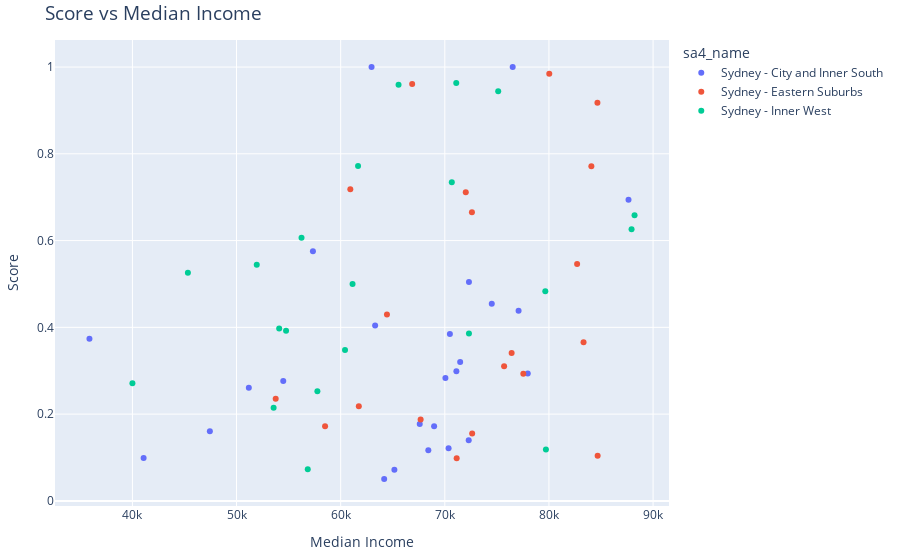

The notebook cell saved with this chart:
### Markdown cell above
### Correlation plot

### Code cell
fig = px.scatter(df,
             x = "median_income",
             y = "score",
             title="Score vs Median Income",
             color="sa4_name",
             hover_data={
                "median_income": ":.0f",
                "score":         ":.5f",
                "sa2_name":      True,    # show this
                "sa4_name":      False    # hide this
    }
)

# the graph layout (decreased the layout margins)
fig.update_layout(
    title_font_size=19,
    title_xanchor='left',

    xaxis_title="Median Income",
    yaxis_title="Score",
        margin=dict(
        l=40,
        r=20,
        t=40,
        b=40
    )
)

fig.show()

### Figure 1 — Plotly figure (JSON) as saved in the notebook; plotly's stock layout.template omitted (floating-point values rounded to 4 significant figures)
{"data": [{"customdata": [["Banksmeadow", "Sydney - City and Inner South"], ["Botany", "Sydney - City and Inner South"], ["Pagewood - Hillsdale - Daceyville", "Sydney - City and Inner South"], ["Eastlakes", "Sydney - City and Inner South"], ["Mascot", "Sydney - City and Inner South"], ["Petersham - Stanmore", "Sydney - City and Inner South"], ["Sydenham - Tempe - St Peters", "Sydney - City and Inner South"], ["Marrickville - North", "Sydney - City and Inner South"], ["Marrickville - South", "Sydney - City and Inner South"], ["Darlinghurst", "Sydney - City and Inner South"], ["Erskineville - Alexandria", "Sydney - City and Inner South"], ["Glebe - Forest Lodge", "Sydney - City and Inner South"], ["Potts Point - Woolloomooloo", "Sydney - City and Inner South"], ["Surry Hills", "Sydney - City and Inner South"], ["Camperdown - Darlington", "Sydney - City and Inner South"], ["Chippendale", "Sydney - City and Inner South"], ["Newtown (NSW)", "Sydney - City and Inner South"], ["Pyrmont", "Sydney - City and Inner South"], ["Redfern", "Sydney - City and Inner South"], ["Rosebery - Beaconsfield", "Sydney - City and Inner South"], ["Sydney (North) - Millers Point", "Sydney - City and Inner South"], ["Sydney (South) - Haymarket", "Sydney - City and Inner South"], ["Ultimo", "Sydney - City and Inner South"], ["Waterloo", "Sydney - City and Inner South"], ["Zetland", "Sydney - City and Inner South"]], "hovertemplate": "median_income=%{x:.0f}<br>score=%{y:.5f}<br>sa2_name=%{customdata[0]}<extra></extra>", "legendgroup": "Sydney - City and Inner South", "marker": {"color": "#636efa", "symbol": "circle"}, "mode": "markers", "name": "Sydney - City and Inner South", "orientation": "v", "showlegend": true, "type": "scatter", "x": [76518, 70363, 57335, 51180, 54485, 71474, 72318, 71111, 63307, 77084, 87640, 70488, 77966, 74509, 67591, 47437, 72295, 65158, 70057, 68972, 62966, 35875, 41075, 68417, 64176], "xaxis": "x", "y": [1.0, 0.1214, 0.5756, 0.2609, 0.2761, 0.3204, 0.5046, 0.2988, 0.4043, 0.438, 0.6941, 0.3848, 0.2934, 0.4544, 0.1775, 0.1608, 0.1395, 0.07198, 0.2832, 0.1721, 1.0, 0.3735, 0.09894, 0.1168, 0.05055], "yaxis": "y"}, {"customdata": [["Bondi - Tamarama - Bronte", "Sydney - Eastern Suburbs"], ["Bondi Beach - North Bondi", "Sydney - Eastern Suburbs"], ["Bondi Junction - Waverly", "Sydney - Eastern Suburbs"], ["Dover Heights", "Sydney - Eastern Suburbs"], ["Paddington - Moore Park", "Sydney - Eastern Suburbs"], ["Rose Bay - Vaucluse - Watsons Bay", "Sydney - Eastern Suburbs"], ["Woollahra", "Sydney - Eastern Suburbs"], ["Bellevue Hill", "Sydney - Eastern Suburbs"], ["Double Bay - Darling Point", "Sydney - Eastern Suburbs"], ["Kensington (NSW)", "Sydney - Eastern Suburbs"], ["Kingsford", "Sydney - Eastern Suburbs"], ["Maroubra - North", "Sydney - Eastern Suburbs"], ["Maroubra - South", "Sydney - Eastern Suburbs"], ["Maroubra - West", "Sydney - Eastern Suburbs"], ["Randwick - North", "Sydney - Eastern Suburbs"], ["Randwick - South", "Sydney - Eastern Suburbs"], ["Coogee - Clovelly", "Sydney - Eastern Suburbs"], ["Malabar - La Perouse", "Sydney - Eastern Suburbs"], ["Matraville - Chifley", "Sydney - Eastern Suburbs"], ["South Coogee", "Sydney - Eastern Suburbs"]], "hovertemplate": "median_income=%{x:.0f}<br>score=%{y:.5f}<br>sa2_name=%{customdata[0]}<extra></extra>", "legendgroup": "Sydney - Eastern Suburbs", "marker": {"color": "#EF553B", "symbol": "circle"}, "mode": "markers", "name": "Sydney - Eastern Suburbs", "orientation": "v", "showlegend": true, "type": "scatter", "x": [76417, 75695, 72603, 72627, 84655, 80031, 84677, 84072, 83322, 61742, 53759, 67678, 64444, 58503, 77539, 72013, 82703, 66864, 60926, 71138], "xaxis": "x", "y": [0.341, 0.3101, 0.6651, 0.1551, 0.9174, 0.9844, 0.1043, 0.7714, 0.3655, 0.218, 0.2352, 0.1874, 0.4294, 0.172, 0.2929, 0.7117, 0.5458, 0.9608, 0.7183, 0.09828], "yaxis": "y"}, {"customdata": [["Concord - Mortlake - Cabarita", "Sydney - Inner West"], ["Drummoyne - Rodd Point", "Sydney - Inner West"], ["Five Dock - Abbotsford", "Sydney - Inner West"], ["Concord West - North Strathfield", "Sydney - Inner West"], ["Rhodes", "Sydney - Inner West"], ["Balmain", "Sydney - Inner West"], ["Lilyfield - Rozelle", "Sydney - Inner West"], ["Annandale (NSW)", "Sydney - Inner West"], ["Leichhardt", "Sydney - Inner West"], ["Canterbury (North) - Ashbury", "Sydney - Inner West"], ["Croydon Park - Enfield", "Sydney - Inner West"], ["Dulwich Hill - Lewisham", "Sydney - Inner West"], ["Haberfield - Summer Hill", "Sydney - Inner West"], ["Homebush", "Sydney - Inner West"], ["Strathfield South", "Sydney - Inner West"], ["Ashfield - North", "Sydney - Inner West"], ["Ashfield - South", "Sydney - Inner West"], ["Burwood (NSW)", "Sydney - Inner West"], ["Croydon", "Sydney - Inner West"], ["Strathfield - East", "Sydney - Inner West"], ["Strathfield - West", "Sydney - Inner West"]], "hovertemplate": "median_income=%{x:.0f}<br>score=%{y:.5f}<br>sa2_name=%{customdata[0]}<extra></extra>", "legendgroup": "Sydney - Inner West", "marker": {"color": "#00cc96", "symbol": "circle"}, "mode": "markers", "name": "Sydney - Inner West", "orientation": "v", "showlegend": true, "type": "scatter", "x": [65557, 75127, 71098, 61139, 56838, 87932, 88220, 79708, 79649, 60418, 56241, 72319, 70670, 51941, 57764, 53561, 54094, 40000, 54756, 45329, 61668], "xaxis": "x", "y": [0.9592, 0.9439, 0.9633, 0.4999, 0.07319, 0.626, 0.6586, 0.1184, 0.4832, 0.3479, 0.6067, 0.3856, 0.7342, 0.5443, 0.2529, 0.2146, 0.3972, 0.271, 0.392, 0.5258, 0.7718], "yaxis": "y"}], "layout": {"legend": {"title": {"text": "sa4_name"}, "tracegroupgap": 0}, "margin": {"b": 40, "l": 40, "r": 20, "t": 40}, "title": {"font": {"size": 19}, "text": "Score vs Median Income", "xanchor": "left"}, "xaxis": {"anchor": "y", "domain": [0, 1], "title": {"text": "Median Income"}}, "yaxis": {"anchor": "x", "domain": [0, 1], "title": {"text": "Score"}}}}
